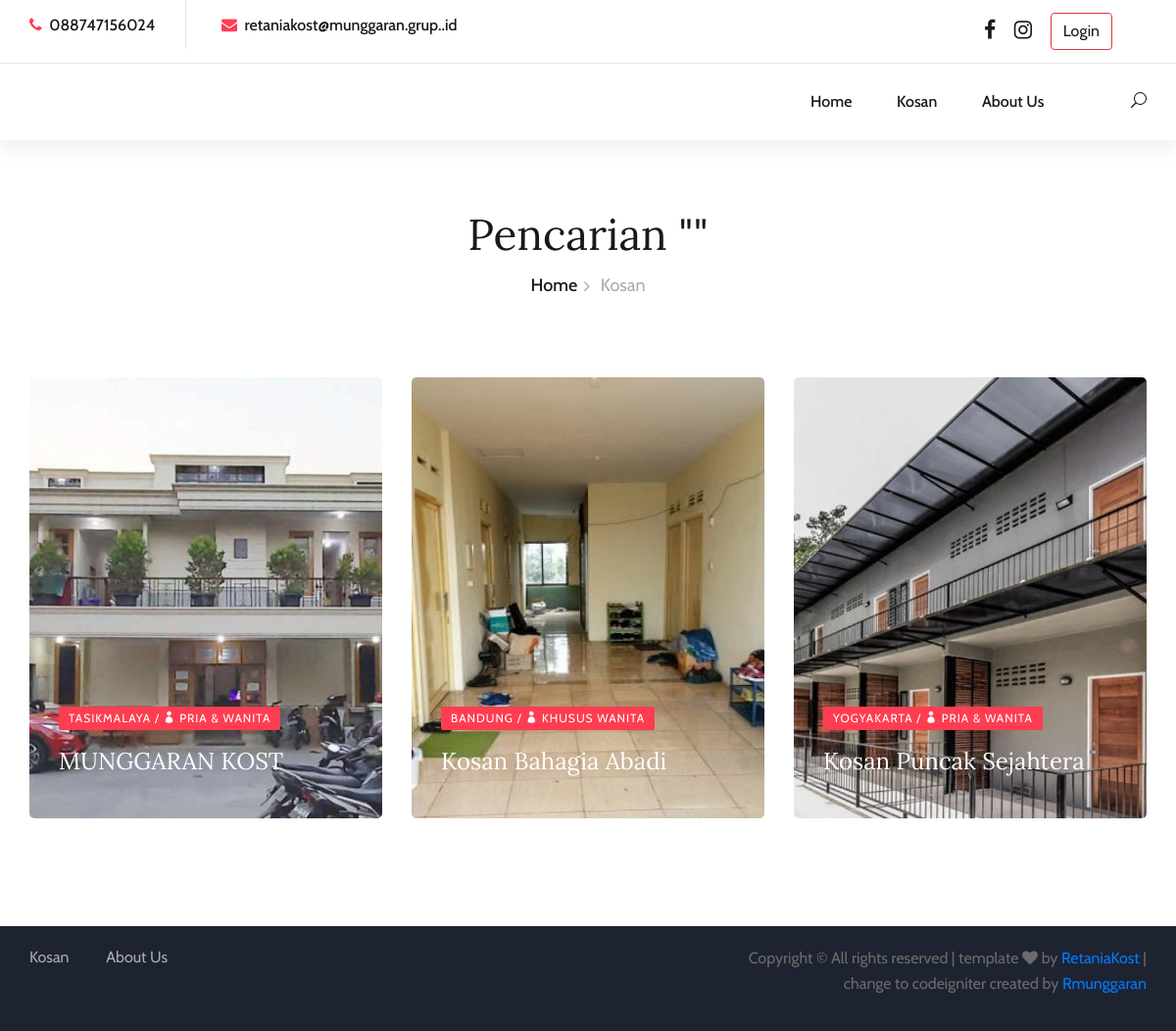
Screenshot of /index.php/pages/search with the database file from the repository.
### tables this page shows
CREATE TABLE `social_media` (
  `id_sosmed` int(1) NOT NULL,
  `link` text DEFAULT NULL
);

CREATE TABLE `kosan` (
  `id_kosan` int(10) NOT NULL,
  `nama_kosan` varchar(100) NOT NULL,
  `wilayah` varchar(100) NOT NULL,
  `layanan` varchar(20) NOT NULL,
  `foto_utama` text DEFAULT NULL,
  `foto_kamar` text DEFAULT NULL,
  `foto_toilet` text DEFAULT NULL,
  `tlp` varchar(20) NOT NULL,
  `map` text DEFAULT NULL,
  `alamat` text DEFAULT NULL,
  `deskripsi` text NOT NULL
);

### application/controllers/Pages.php (called while the page is built, shortened)
<?php
class Pages extends CI_Controller {
    public function __construct() {
        $this->load->model('Sosmed_model');
        $this->load->library('session');
    }
    public function search() {
        $cari = $this->input->post('search');
        $this->load->model('Kosan_model');
        $data['results'] = $this->Kosan_model->searchKosan($cari);
        $data['cari'] = $cari;
        $data_ig['ig'] = $this->Sosmed_model->getLinkIg();
        $data_fb['fb'] = $this->Sosmed_model->getLinkFb();
        $data_tlp['tlp'] = $this->Sosmed_model->getLinkTlp();
        $data_email['email'] = $this->Sosmed_model->getLinkEmail();
        $da = array_merge($data_ig, $data_fb, $data_tlp, $data_email);
        $this->load->view('header',$da);
        $this->load->view('cari', $data);
        $this->load->view('footer');
    }
}

### index.php (called while the page is built, shortened)
<?php
require_once BASEPATH.'core/CodeIgniter.php';

### application/models/Sosmed_model.php (called while the page is built, shortened)
<?php
class Sosmed_model extends CI_Model {
    public function getLinkIg() {
        $query = $this->db->get_where('social_media', array('id_sosmed' => 1));
        return $query->row_array();
    }
    public function getLinkFb() {
        $query = $this->db->get_where('social_media', array('id_sosmed' => 2));
        return $query->row_array();
    }
    public function getLinkTlp() {
        $query = $this->db->get_where('social_media', array('id_sosmed' => 3));
        return $query->row_array();
    }
    public function getLinkEmail() {
        $query = $this->db->get_where('social_media', array('id_sosmed' => 4));
        return $query->row_array();
    }
}
?>

### application/models/kosan_model.php (called while the page is built, shortened)
<?php
class Kosan_model extends CI_Model {
    public function searchKosan($keyword) {
        $this->db->like('nama_kosan', $keyword);
        $this->db->or_like('wilayah', $keyword);
        $query = $this->db->get('kosan');
        return $query->result_array();
    }
}

### application/views/cari.php (the view)
<div class="breadcrumb-section">
    <div class="container">
        <div class="row">
            <div class="col-lg-12">
                <div class="breadcrumb-text">
                    <h2>Pencarian "<?= $cari ?>"</h2>
                    <div class="bt-option">
                        <a href="index.php">Home</a>
                        <span>Kosan</span>
                    </div>
                </div>
            </div>
        </div>
    </div>
</div>
<section class="rooms-section spad">
    <div class="container">
        <div class="row">
        <?php $replace = array("KOTA", "ADM.", "KAB.");
        if (isset($results) && count($results) === 0): ?>
        <div class="col-12 text-center">
            <h4>ups , Kosan Tidak Ada</h4>
        </div>
        <?php else :
            foreach ($results as $kosan): ?>
                <div class="col-lg-4">
                    <div class="blog-item set-bg" data-setbg="<?php echo base_url('public/admin/img/db_images/' . $kosan['foto_utama']) ?>">
                        <div class="bi-text">
                            <span class="b-tag"><?= str_replace($replace, "", $kosan['wilayah']) ?> / <i class="icon_profile"></i> <?= $kosan['layanan'] ?></span>
                            <h4><a href="<?= site_url('kosan/detail/' . $kosan['id_kosan']) ?>"><?= ucwords($kosan['nama_kosan']) ?></a></h4>
                        </div>
                    </div>
                </div>
            <?php endforeach;
        endif;
        ?>
        </div>
    </div>
</section>

### application/views/header.php (shortened to what this page needs)
<!DOCTYPE html>
<html lang="zxx">
<head>
    <link rel="stylesheet" href="<?php echo base_url() ?>public/sona/css/bootstrap.min.css" type="text/css">
    <link rel="stylesheet" href="<?php echo base_url() ?>public/sona/css/font-awesome.min.css" type="text/css">
    <link rel="stylesheet" href="<?php echo base_url() ?>public/sona/css/elegant-icons.css" type="text/css">
    <link rel="stylesheet" href="<?php echo base_url() ?>public/sona/css/flaticon.css" type="text/css">
    <link rel="stylesheet" href="<?php echo base_url() ?>public/sona/css/owl.carousel.min.css" type="text/css">
    <link rel="stylesheet" href="<?php echo base_url() ?>public/sona/css/nice-select.css" type="text/css">
    <link rel="stylesheet" href="<?php echo base_url() ?>public/sona/css/jquery-ui.min.css" type="text/css">
    <link rel="stylesheet" href="<?php echo base_url() ?>public/sona/css/magnific-popup.css" type="text/css">
    <link rel="stylesheet" href="<?php echo base_url() ?>public/sona/css/slicknav.min.css" type="text/css">
    <link rel="stylesheet" href="<?php echo base_url() ?>public/sona/css/style.css" type="text/css">
</head>
<body>
    <header class="header-section header-normal">
        <div class="top-nav">
            <div class="container">
                <div class="row">
                    <div class="col-lg-6">
                        <ul class="tn-left">
                            <li><i class="fa fa-phone"></i> <?= $tlp['link'] ?> </li>
                            <li><i class="fa fa-envelope"></i> <?= $email['link']; ?></li>
                        </ul>
                    </div>
                    <div class="col-lg-6">
                        <div class="tn-right">
                            <div class="top-social">
                                <a href="<?= $fb['link'] ?>" target="_blank"><i class="fa fa-facebook fa-lg"> </i></a>
                                <a href="<?= $ig['link'] ?>" target="_blank"><i class="fa fa-instagram fa-lg"></i></a>
                                <?php if ($this->session->userdata('admin_logged_in') || $this->session->userdata('user_logged_in')): ?>
                                    <?php if ($this->session->userdata('admin_logged_in')): ?>
                                    <a href="<?= site_url('admin/dashboard'); ?>" class="btn btn-outline-danger"> dashboard</a>
                                    <?php else : ?>
                                    <a href="<?= site_url('user'); ?>" class="btn btn-outline-danger"> dashboard</a>
                                    <?php endif ; ?>
                                <?php else: ?>
                                    <a href="<?php echo base_url('auth/login'); ?>" class="btn btn-outline-danger">Login</a>
                                <?php endif; ?>
                            </div>
                        </div>
                    </div>
                </div>
            </div>
        </div>
        <div class="menu-item">
            <div class="container">
                <div class="row">
                    <div class="col-lg-2">
                        <div class="logo">
                        </div>
                    </div>
                    <div class="col-lg-10">
                        <div class="nav-menu">
                            <nav class="mainmenu">
                                <ul>
                                    <li <?= (uri_string() == 'index') ? 'class="active"' : '' ?>>
                                        <a href="/webkost/index">Home</a>
                                    </li>
                                    <li <?= (uri_string() == 'kosan') ? 'class="active"' : '' ?>>
                                        <a href="/webkost/kosan">Kosan</a>
                                    </li>
                                    <li <?= (uri_string() == 'about') ? 'class="active"' : '' ?>>
                                        <a href="/webkost/about">About Us</a>
                                    </li>
                                </ul>
                            </nav>
                            <div class="nav-right search-switch">
                                <i class="icon_search"></i>
                            </div>
                        </div>
                    </div>
                </div>
            </div>
        </div>
    </header>

### public/sona/css/style.css (style rules this page uses)
html, body { height: 100%; font-family: "Cabin", sans-serif; -webkit-font-smoothing: antialiased; font-smoothing: antialiased; }
h1, h2, h3, h4, h5, h6 { margin: 0; color: #111111; font-weight: 400; font-family: "Lora", serif; }
h2 { font-size: 36px; }
h4 { font-size: 24px; }
ul, ol { padding: 0; margin: 0; }
.set-bg { background-repeat: no-repeat; background-size: cover; background-position: top center; }
.spad { padding-top: 100px; padding-bottom: 100px; }
.header-section.header-normal .menu-item { -webkit-box-shadow: 0px 12px 15px rgba(36, 11, 12, 0.05); box-shadow: 0px 12px 15px rgba(36, 11, 12, 0.05); }
.top-nav { border-bottom: 1px solid #e5e5e5; }
.top-nav .tn-left li { list-style: none; display: inline-block; font-size: 16px; color: #19191a; font-weight: 500; padding: 14px 0 12px; margin-right: 64px; position: relative; }
.top-nav .tn-left li:after { position: absolute; right: -32px; top: 0; width: 1px; height: 100%; background: #e5e5e5; content: ""; }
.top-nav .tn-left li:last-child { margin-right: 0; }
.top-nav .tn-left li:last-child:after { display: none; }
.top-nav .tn-left li i { color: #ff3d51; margin-right: 4px; }
.top-nav .tn-right { text-align: right; }
.top-nav .tn-right .top-social { display: inline-block; margin-right: 35px; padding: 13px 0; }
.top-nav .tn-right .top-social a { display: inline-block; font-size: 16px; color: #19191a; margin-left: 15px; }
.menu-item { position: relative; z-index: 9; }
.menu-item .logo { padding: 25px 0; }
.menu-item .nav-menu { text-align: right; }
.menu-item .nav-menu .mainmenu { display: inline-block; }
.menu-item .nav-menu .mainmenu li { list-style: none; display: inline-block; position: relative; z-index: 1; }
.menu-item .nav-menu .mainmenu li a { font-size: 16px; color: #19191a; margin-right: 42px; font-weight: 500; display: inline-block; padding: 27px 0; position: relative; -webkit-transition: all 0.3s; -o-transition: all 0.3s; transition: all 0.3s; }
.menu-item .nav-menu .mainmenu li a:after { position: absolute; left: 0; top: 52px; width: 100%; height: 2px; background: #ff3d51; content: ""; opacity: 0; -webkit-transition: all 0.3s; -o-transition: all 0.3s; transition: all 0.3s; }
.menu-item .nav-menu .nav-right { display: inline-block; margin-left: 43px; padding: 27px 0px; }
.menu-item .nav-menu .nav-right i { font-size: 16px; color: #19191a; cursor: pointer; }
.breadcrumb-section { padding-top: 70px; padding-bottom: 80px; }
.breadcrumb-text { text-align: center; }
.breadcrumb-text h2 { font-size: 44px; color: #19191a; margin-bottom: 12px; }
.breadcrumb-text .bt-option a { display: inline-block; font-size: 18px; color: #19191a; margin-right: 20px; position: relative; font-weight: 500; }
.breadcrumb-text .bt-option a:after { position: absolute; right: -13px; top: 1px; content: ""; font-size: 18px; font-family: "FontAwesome"; color: #aaaab3; }
.breadcrumb-text .bt-option span { display: inline-block; font-size: 18px; color: #aaaab3; }
.rooms-section { padding-top: 0; padding-bottom: 80px; }
.blog-item { height: 450px; position: relative; margin-bottom: 30px; border-radius: 5px; }
.blog-item .bi-text { position: absolute; left: 0; bottom: 25px; width: 100%; padding-left: 30px; padding-right: 30px; }
.blog-item .bi-text .b-tag { display: inline-block; color: #ffffff; font-size: 12px; text-transform: uppercase; letter-spacing: 1px; background: #ff3d51; padding: 3px 10px; border-radius: 2px; }
.blog-item .bi-text h4 { margin-top: 18px; margin-bottom: 18px; }
.blog-item .bi-text h4 a { color: #ffffff; }
@media only screen and (min-width: 1200px) { .container { max-width: 1170px; } }

### rows the page displays
social_media: link "088747156024"
social_media: link "retaniakost@munggaran.grup..id"
kosan: shows a picture, wilayah "TASIKMALAYA", layanan "PRIA & WANITA", nama_kosan "MUNGGARAN KOST"
kosan: shows a picture, wilayah "BANDUNG", layanan "KHUSUS WANITA", nama_kosan "Kosan Bahagia Abadi"
kosan: shows a picture, wilayah "YOGYAKARTA", layanan "PRIA & WANITA", nama_kosan "Kosan Puncak Sejahtera"
